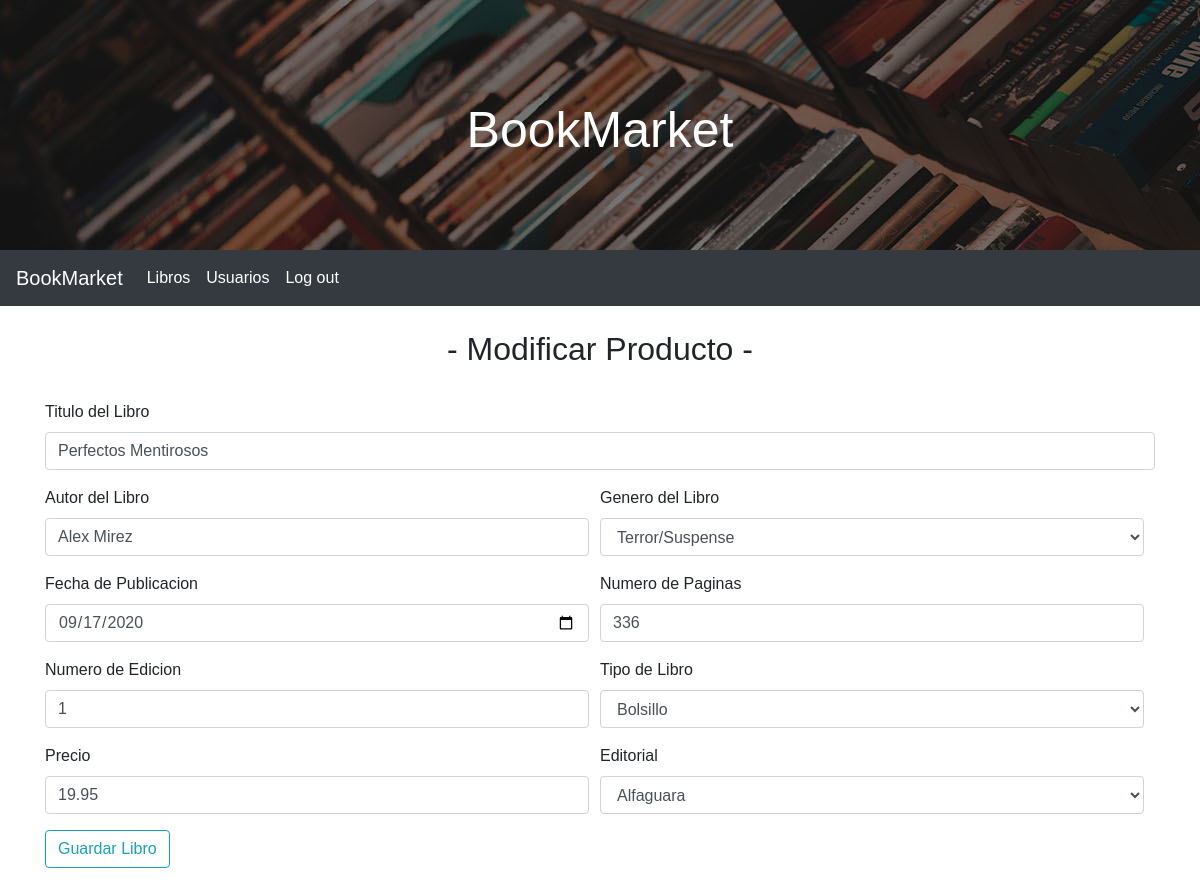
Page /administrador/libros-administrador/modificar/principal.php?id=1 (signed in) on the committed database.
### tables this page shows
CREATE TABLE `libros` (
  `titulo` varchar(100) NOT NULL,
  `autor` varchar(50) NOT NULL,
  `genero` varchar(50) NOT NULL,
  `editorial` varchar(50) NOT NULL,
  `precio` decimal(4,2) NOT NULL,
  `publicacion` date NOT NULL,
  `paginas` int(4) NOT NULL,
  `edicion` int(2) NOT NULL,
  `tipo` varchar(50) NOT NULL,
  `id` bigint(20) UNSIGNED NOT NULL
);

### administrador/libros-administrador/modificar/principal.php (called while the page is built)
<?php
require_once("./modificar-libro-admin.php");
$id=$_GET['id'];
	$objUsuario = new modificar_books;
	$objUsuario->llamar_bbdd($id);
?>

### comprovacion-usuario/login-administrador.php (called while the page is built, shortened)
<?php
    $servidor="localhost";
	$usuario_bd="root";
	$contrasena="";
	$bd="test";
	$con=mysqli_connect($servidor,$usuario_bd,$contrasena,$bd);
	if (!$con) {
		die("Con se ha podido realizar la conexión: ". mysqli_connect_error() . "<br>");
	} else {
		mysqli_set_charset ($con, "utf8");
	}
	$nickname=$_SESSION["nickname"];
	$instruccion = "SELECT usuario FROM usuarios WHERE nickname = '$nickname'";
	$resultado = mysqli_query($con, $instruccion);
?>

### administrador/libros-administrador/modificar/modificar-libro-admin.php (the view, shortened to what this page needs)
<?php
	include './../../../comprovacion-usuario/login-administrador.php';
?>
<html>
<head>
	<link href="./../../style/admin-style.css" rel="stylesheet" type="text/css">
	<link rel="stylesheet" href="https://stackpath.bootstrapcdn.com/bootstrap/4.3.1/css/bootstrap.min.css"
>
</head>
<body>
	<header class="header">
		<h1 class="h1"> BookMarket </h1>
    </header>
	<nav class="navbar navbar-expand-lg navbar-dark bg-dark">
		<a class="navbar-brand text-white" href="./../../usuario-administrador.php">BookMarket</a>
		<div class="collapse navbar-collapse" id="navbarTogglerDemo03">
		  <ul class="navbar-nav mr-auto mt-2 mt-lg-0">
			<li class="nav-item">
                <a class="nav-link text-white" href="./../libros-administrador.php">Libros</a>
			</li>
			<li class="nav-item">
                <a class="nav-link text-white" href="./../../usuarios-administrador/usuarios-administrador.php">Usuarios</a>
			</li>
			<li class="nav-item">
				<a class="nav-link text-white" type="button" data-toggle="modal" data-target="#desconexion"
				onclick="funcionAlerta()">Log out</a>
			</li>
		  </ul>
		</div>
	</nav>
	<br>
	<h2 class="text-center">- Modificar Producto -</h2>
    <br>
    <?php
        class modificar_books {
            function llamar_bbdd($id) {
            $servidor = "localhost";
            $usuario_bd = "root";
            $contrasena = "";
            $bd = "test";
            $con = mysqli_connect($servidor, $usuario_bd, $contrasena, $bd);
            if (!$con) {
                die("Con se ha podido realizar la conexión: " . mysqli_connect_error() . "<br>");
            } else {
                mysqli_set_charset($con, "utf8");
            }
            $instruccion = "SELECT * FROM libros WHERE id='$id'";
            $resultado = mysqli_query($con, $instruccion);
            while($fila = $resultado->fetch_assoc()) {
                $id = $fila["id"];
                $titulo = $fila["titulo"];
                $autor = $fila["autor"];
                $publicacion = $fila["publicacion"];
                $edicion = $fila["edicion"];
                $precio = $fila["precio"];
                $genero = $fila["genero"];
                $paginas = $fila["paginas"];
                $tipo = $fila["tipo"];
                $editorial = $fila["editorial"];
            echo "<form action='./principal-modificacion.php?id=$id' method='post' class='container'>";
                echo"<div class='form-group'>
                        <label>Titulo del Libro</label>
                        <input type='text' class='form-control' name='titulo' value='".$titulo."'>
                </div>";
                echo"<div class='col-left'>
                    <div class='form-group'>
                        <label>Autor del Libro</label>
                        <input type='text' class='form-control' name='autor' value='".$autor."'>
                    </div>
                    <div class='form-group'>
                        <label>Fecha de Publicacion</label>
                        <input type='date' class='form-control' name='publicacion' value='".$publicacion."'>
                    </div>
                    <div class='form-group'>
                        <label>Numero de Edicion</label>
                        <input type='number' class='form-control' name='edicion' value='".$edicion."'>
                    </div>
                    <div class='form-group'>
                        <label>Precio</label>
                        <input type='number' step='any' class='form-control' name='precio' value='".$precio."'>
                    </div>
                </div>";
                echo"<div class='col-right'>
                    <div class='form-group'>
                        <label>Genero del Libro</label>
                        <select class='form-control' name='genero' values='$genero'>
                            <option value='Terror/Suspense'>Terror/Suspense</option>
                        </select>
                    </div>
                    <div class='form-group'>
                        <label>Numero de Paginas</label>
                        <input type='numero' class='form-control' name='paginas' id='paginas' value='".$paginas."'>
                    </div>
                    <div class='form-group'>
                        <label>Tipo de Libro</label>
                        <select class='form-control' name='tipo' value='".$tipo."'>
                            <option value='Bolsillo'>Bolsillo</option>
                        </select>
                    </div>
                    <div class='form-group'>
                        <label>Editorial</label>
                        <select class='form-control' name='editorial' value='".$editorial."'>
                            <option value='Alfaguara'>Alfaguara</option>
                        </select>
                    </div>
                </div>";
                }
                echo "<button type='submit' class='btn btn-outline-info'>Guardar Libro</a>
            </form>";
        }
    }
    ?>
</body>
</html>

### administrador/style/admin-style.css (style rules this page uses)
* { font-family: 'Arial', Helvetica, Sans-serif; }
.header { background-image: url(./../img/slider.jpg); color:white; height: 250px; text-align: center; }
.h1 { position: relative; padding-top: 100px; text-align: center; font-size: 50px !important; }
.col-left { width: 49%; float:left; margin-right:1%; }
.col-right { width:49%; float:left; }

### rows in the picture
libros: titulo "Perfectos Mentirosos", autor "Alex Mirez", publicacion "09/17/2020", edicion "1", precio "19.95", genero "Terror/Suspense", paginas "336", tipo "Bolsillo", editorial "Alfaguara"
